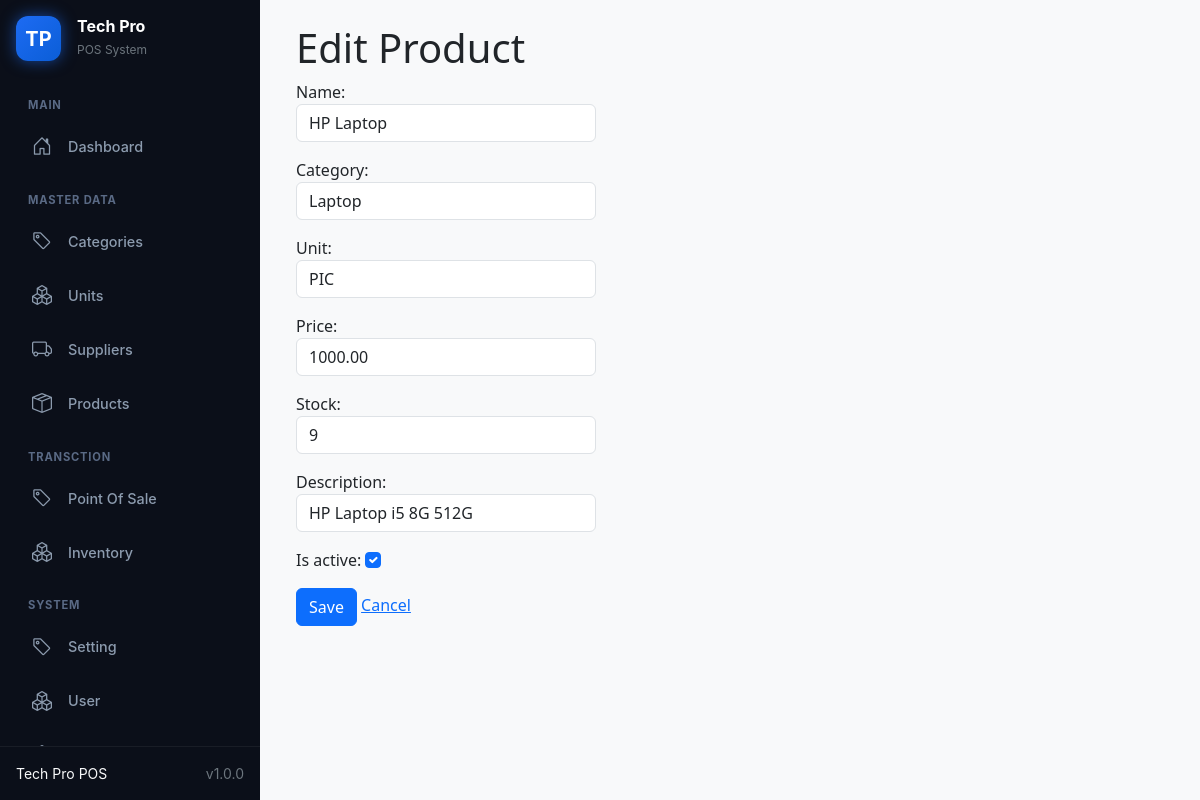
The app's page /product/2/edit/ with its own data.
### myapp/models.py (models this page shows, shortened)
class Product(models.Model):
    name = models.CharField(max_length=150)
    category = models.ForeignKey(
       Category,
       on_delete=models.PROTECT,
       related_name='products')
    unit = models.ForeignKey(
        Unit,
        on_delete=models.PROTECT,
        related_name='products'
    )
    price = models.DecimalField(
        max_digits=10,
        decimal_places=2
    )
    stock = models.PositiveIntegerField(default=0)
    reorder_level = models.PositiveIntegerField(
      default=5
  )
    description = models.CharField(
        max_length=200,
        blank=True
    )
    is_active = models.BooleanField(default=True)
    created_at = models.DateTimeField(auto_now_add=True)
    updated_at = models.DateTimeField(auto_now=True)

class Category(models.Model):
  name = models.CharField(max_length=100,unique=True, validators=[validate_category_name])
  description = models.CharField(max_length=50,blank=True)
  is_active = models.BooleanField(default=True)
  def __str__(self):
    return self.name

class Unit(models.Model):
  name = models.CharField(max_length=100,unique=True, validators=[validate_name])
  description = models.CharField(max_length=50,blank=True)
  def __str__(self):
    return self.name

### myapp/views.py (the view)
# urls.py: path('product/<int:pk>/edit/',views.product_update,name='product_update'),
def product_update(request, pk):
    product = get_object_or_404(Product,pk=pk)
    if request.method == 'POST':
        form = ProductForm(request.POST,instance=product)
        if form.is_valid():
            form.save()
            return redirect('myapp:product_list')
    else:
        form = ProductForm(instance=product)
        return render(request,'product/product_form.html',{'form': form,'title': 'Edit Product'})

### myapp/templates/product/product_form.html (shortened to what this page needs)
{% extends 'includes/sidebar.html' %}
{% load static %}
{% block content %}
<head>
     <link href="https://cdn.jsdelivr.net/npm/bootstrap@5.3.3/dist/css/bootstrap.min.css" rel="stylesheet">
</head>
<body>
<div class="container">
    <h1>{{ title }}</h1>
<form method="post" style="width: 300px;">
    {{ form.as_p }}
    <button type="submit" class="btn btn-primary">
        Save
    </button>
    <a href="{% url 'myapp:product_list' %}">
        Cancel
    </a>
</form>
</div>
</body>
{% endblock %}

### records on screen
Product: name "HP Laptop", category "Laptop", unit "PIC", price "1000.00", stock "9", description "HP Laptop i5 8G 512G", is_active "☑"

### other values on screen
{{ title }} "Edit Product"
